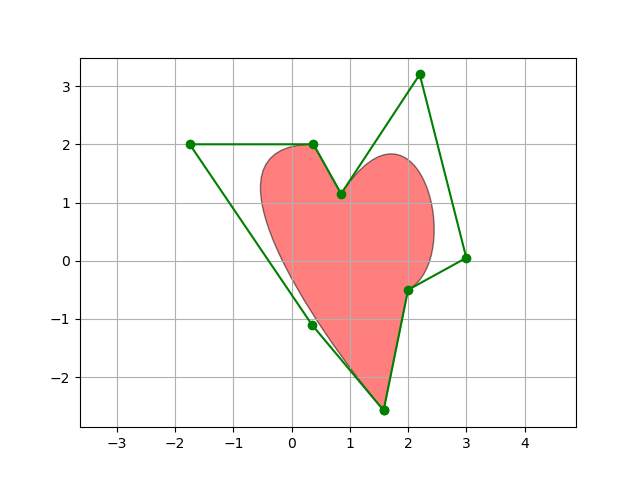

Source code (Python):
import matplotlib.path as mpath
import matplotlib.patches as mpatches
import matplotlib.pyplot as plt

fig, ax = plt.subplots()
Path = mpath.Path
path_data = [
  (Path.MOVETO, (1.58, -2.57)),
  (Path.CURVE4, (0.35, -1.1)),
  (Path.CURVE4, (-1.75, 2.0)),
  (Path.CURVE4, (0.375, 2.0)),
  (Path.LINETO, (0.85, 1.15)),
  (Path.CURVE4, (2.2, 3.2)),
  (Path.CURVE4, (3, 0.05)),
  (Path.CURVE4, (2.0, -0.5)),
  (Path.CLOSEPOLY, (1.58, -2.57)),
]
codes, verts = zip(*path_data)
path = mpath.Path(verts, codes)
patch = mpatches.PathPatch(path, facecolor='r', alpha=0.5)
ax.add_patch(patch)

# plot control points and connecting lines
x, y = zip(*path.vertices)
line, = ax.plot(x, y, 'go-')

ax.grid()
ax.axis('equal')
plt.savefig('path.png')
plt.show()